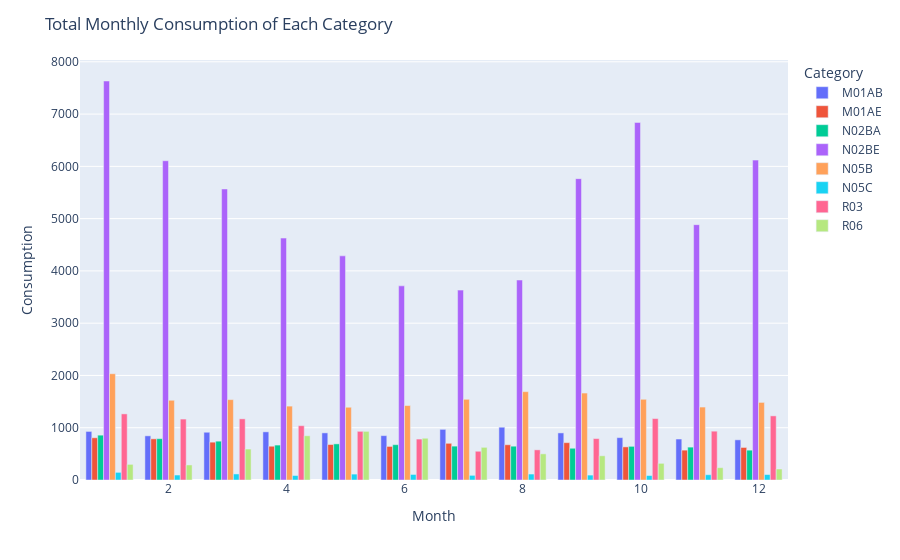

Notebook code for this chart:
### Code cell
# Reshape the data to have separate columns for each category
melted_df = pd.melt(df, id_vars=['Year', 'Month'], value_vars=['M01AB', 'M01AE', 'N02BA', 'N02BE', 'N05B', 'N05C', 'R03', 'R06'],
                    var_name='Category', value_name='Consumption')

# Group the data by Category and Month and calculate the total consumption
grouped_df = melted_df.groupby(['Category', 'Month']).sum().reset_index()

# Create the bar chart
fig = px.bar(grouped_df, x='Month', y='Consumption', color='Category', barmode='group')

# Customize the layout
fig.update_layout(
    title='Total Monthly Consumption of Each Category',
    xaxis_title='Month',
    yaxis_title='Consumption',
    legend_title='Category',
)

# Show the chart
fig.show()

### Figure 1 — Plotly figure (JSON) as saved in the notebook; plotly's stock layout.template omitted (floating-point values rounded to 4 significant figures)
{"data": [{"alignmentgroup": "True", "hovertemplate": "Category=M01AB<br>Month=%{x}<br>Consumption=%{y}<extra></extra>", "legendgroup": "M01AB", "marker": {"color": "#636efa", "pattern": {"shape": ""}}, "name": "M01AB", "offsetgroup": "M01AB", "orientation": "v", "showlegend": true, "textposition": "auto", "type": "bar", "x": [1, 2, 3, 4, 5, 6, 7, 8, 9, 10, 11, 12], "xaxis": "x", "y": [929.1, 844.9, 913.6, 921.2, 901.4, 848.7, 968.7, 1010.0, 900.9, 810.5, 783.8, 768.4], "yaxis": "y"}, {"alignmentgroup": "True", "hovertemplate": "Category=M01AE<br>Month=%{x}<br>Consumption=%{y}<extra></extra>", "legendgroup": "M01AE", "marker": {"color": "#EF553B", "pattern": {"shape": ""}}, "name": "M01AE", "offsetgroup": "M01AE", "orientation": "v", "showlegend": true, "textposition": "auto", "type": "bar", "x": [1, 2, 3, 4, 5, 6, 7, 8, 9, 10, 11, 12], "xaxis": "x", "y": [807.9, 787.6, 723.9, 646.2, 678.8, 642.2, 702.1, 674.1, 714.6, 633.5, 571.2, 622.4], "yaxis": "y"}, {"alignmentgroup": "True", "hovertemplate": "Category=N02BA<br>Month=%{x}<br>Consumption=%{y}<extra></extra>", "legendgroup": "N02BA", "marker": {"color": "#00cc96", "pattern": {"shape": ""}}, "name": "N02BA", "offsetgroup": "N02BA", "orientation": "v", "showlegend": true, "textposition": "auto", "type": "bar", "x": [1, 2, 3, 4, 5, 6, 7, 8, 9, 10, 11, 12], "xaxis": "x", "y": [857.7, 790.8, 742.9, 668.1, 691.1, 675.7, 647.9, 646.8, 607.4, 644.0, 629.0, 570.8], "yaxis": "y"}, {"alignmentgroup": "True", "hovertemplate": "Category=N02BE<br>Month=%{x}<br>Consumption=%{y}<extra></extra>", "legendgroup": "N02BE", "marker": {"color": "#ab63fa", "pattern": {"shape": ""}}, "name": "N02BE", "offsetgroup": "N02BE", "orientation": "v", "showlegend": true, "textposition": "auto", "type": "bar", "x": [1, 2, 3, 4, 5, 6, 7, 8, 9, 10, 11, 12], "xaxis": "x", "y": [7633.0, 6107.0, 5567.0, 4628.0, 4288.0, 3714.0, 3632.0, 3826.0, 5765.0, 6840.0, 4885.0, 6119.0], "yaxis": "y"}, {"alignmentgroup": "True", "hovertemplate": "Category=N05B<br>Month=%{x}<br>Consumption=%{y}<extra></extra>", "legendgroup": "N05B", "marker": {"color": "#FFA15A", "pattern": {"shape": ""}}, "name": "N05B", "offsetgroup": "N05B", "orientation": "v", "showlegend": true, "textposition": "auto", "type": "bar", "x": [1, 2, 3, 4, 5, 6, 7, 8, 9, 10, 11, 12], "xaxis": "x", "y": [2033.0, 1525.0, 1537.0, 1413.0, 1392.0, 1424.0, 1544.0, 1690, 1663.0, 1544.0, 1395.0, 1484.0], "yaxis": "y"}, {"alignmentgroup": "True", "hovertemplate": "Category=N05C<br>Month=%{x}<br>Consumption=%{y}<extra></extra>", "legendgroup": "N05C", "marker": {"color": "#19d3f3", "pattern": {"shape": ""}}, "name": "N05C", "offsetgroup": "N05C", "orientation": "v", "showlegend": true, "textposition": "auto", "type": "bar", "x": [1, 2, 3, 4, 5, 6, 7, 8, 9, 10, 11, 12], "xaxis": "x", "y": [146.2, 95.17, 116, 86, 113, 106, 89, 114, 94, 85.62, 101, 104], "yaxis": "y"}, {"alignmentgroup": "True", "hovertemplate": "Category=R03<br>Month=%{x}<br>Consumption=%{y}<extra></extra>", "legendgroup": "R03", "marker": {"color": "#FF6692", "pattern": {"shape": ""}}, "name": "R03", "offsetgroup": "R03", "orientation": "v", "showlegend": true, "textposition": "auto", "type": "bar", "x": [1, 2, 3, 4, 5, 6, 7, 8, 9, 10, 11, 12], "xaxis": "x", "y": [1265.0, 1166.0, 1170, 1039.0, 931.3, 783, 550, 577, 792.4, 1175, 934, 1227], "yaxis": "y"}, {"alignmentgroup": "True", "hovertemplate": "Category=R06<br>Month=%{x}<br>Consumption=%{y}<extra></extra>", "legendgroup": "R06", "marker": {"color": "#B6E880", "pattern": {"shape": ""}}, "name": "R06", "offsetgroup": "R06", "orientation": "v", "showlegend": true, "textposition": "auto", "type": "bar", "x": [1, 2, 3, 4, 5, 6, 7, 8, 9, 10, 11, 12], "xaxis": "x", "y": [299.3, 287.9, 592.3, 846.7, 930.5, 798.6, 624.7, 500.3, 463.2, 318.6, 235.4, 210.2], "yaxis": "y"}], "layout": {"barmode": "group", "legend": {"title": {"text": "Category"}, "tracegroupgap": 0}, "margin": {"t": 60}, "title": {"text": "Total Monthly Consumption of Each Category"}, "xaxis": {"anchor": "y", "domain": [0, 1], "title": {"text": "Month"}}, "yaxis": {"anchor": "x", "domain": [0, 1], "title": {"text": "Consumption"}}}}
